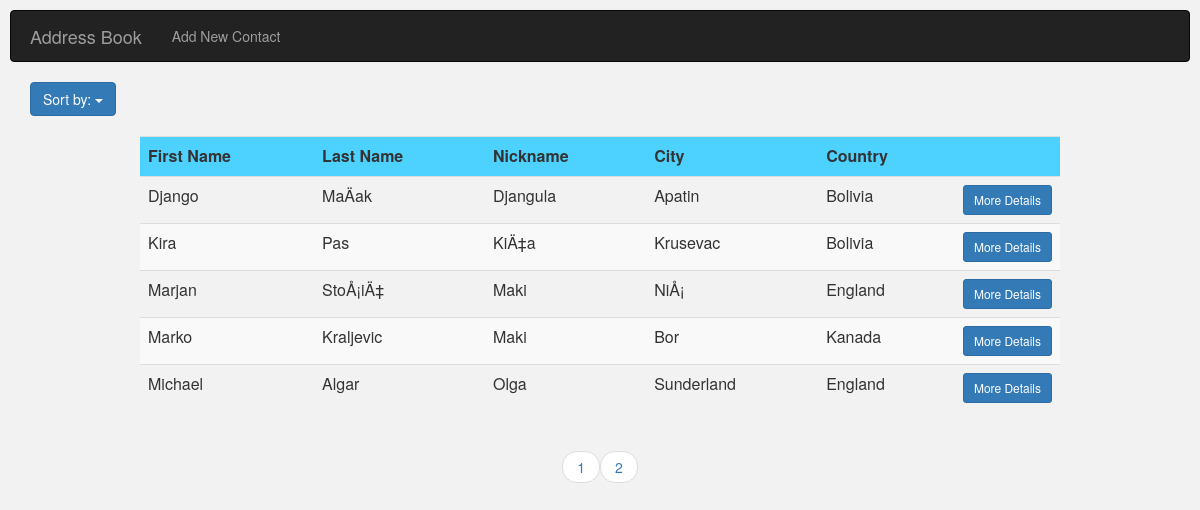
The page / on the database its author committed.
### tables this page shows
CREATE TABLE IF NOT EXISTS `person_details` (
  `id` int(11) NOT NULL AUTO_INCREMENT,
  `person_id` int(11) NOT NULL,
  `street` varchar(250) NOT NULL,
  `number` varchar(250) NOT NULL,
  `city` varchar(250) NOT NULL,
  `zip_code` varchar(250) NOT NULL,
  `country` varchar(250) NOT NULL,
  `email` varchar(250) NOT NULL,
  `phone_1` varchar(250) NOT NULL,
  `phone_2` varchar(250) NOT NULL,
  PRIMARY KEY (`id`),
  KEY `person_id` (`person_id`)
);

CREATE TABLE IF NOT EXISTS `person` (
  `id` int(11) NOT NULL AUTO_INCREMENT,
  `first_name` varchar(250) NOT NULL,
  `last_name` varchar(250) NOT NULL,
  `nickname` varchar(250) NOT NULL,
  PRIMARY KEY (`id`)
);

### index.php (the view, shortened to what this page needs)
<?php include("includes/connection.php"); ?>
<?php
    $per_page = 5;
    if(isset($_GET['page'])) {
      $page = $_GET['page'];
    } else {
      $page = 1;
    }
    $start_from = ($page - 1) * $per_page;
    $sql  = "SELECT * ";
    $sql .= "FROM person ";
    $sql .= "LEFT JOIN person_details ";
    $sql .= "ON person.id = person_details.person_id ";
    $sql .= "ORDER BY first_name ASC LIMIT $start_from, $per_page";
    $result = mysqli_query($connection, $sql);
?>
<?php include("includes/header.php"); ?>
    <div class="container">
        <div id="sort_button" class="row col-md-12" >
            <div id="sort_button_2" class="btn-group col-md-12 ">
              <button type="button" class="btn btn-primary dropdown-toggle" data-toggle="dropdown" aria-haspopup="true" aria-expanded="false">Sort by: <span class="caret"></span>
              </button>
              <br>
            </div>
        </div>
        <div class="row col-md-10 col-md-offset-1" >
            <table " class="table table-striped table-hover">
                <tr id="color">
                      <th>First Name</th>
                      <th>Last Name</th>
                      <th>Nickname</th>
                      <th>City</th>
                      <th>Country</th>
                      <th class="col-md-1"></th>
                </tr>
                <?php while ( $row = mysqli_fetch_array($result)) : ?>
                    <tr>
                        <td><?php echo $row['first_name']; ?></td>
                        <td><?php echo $row['last_name']; ?></td>
                        <td><?php echo $row['nickname']; ?></td>
                        <td><?php echo $row['city']; ?></td>
                        <td><?php echo $row['country']; ?></td>
                        <td><a class="btn btn-primary btn-sm" href="single_contact.php?id=<?php echo $row['person_id']; ?>">More Details</a></td>
                    </tr>
                <?php endwhile; ?>
            </table>
        </div>
    </div>
    <ul class="pager">
    <?php
      $sql_pagination  = "SELECT * ";
      $sql_pagination .= "FROM person ";
      $sql_pagination .= "LEFT JOIN person_details ";
      $sql_pagination .= "ON person.id = person_details.person_id";
      $result_pagination = mysqli_query($connection, $sql_pagination);
      $count = mysqli_num_rows($result_pagination);
      $total_pages = ceil($count / $per_page);
       for($i=1; $i<=$total_pages; $i++){
          echo '<li><a href="index.php?page=' . $i . '">' . $i . '</a></li>';
       }
    ?>
    </ul>
<?php include("includes/footer.php"); ?>

### includes/header.php (shortened to what this page needs)
<!DOCTYPE >
<html>
<head>
    <link href="css/bootstrap.min.css" rel="stylesheet">
    <link href="css/styles.css" rel="stylesheet">
</head>
<body>
    <nav id="nav_list" class="navbar navbar-inverse" role="navigation">
        <div class="container">
            <div class="navbar-header">
                <a class="navbar-brand" href="index.php">Address Book</a>
            </div>
            <div class="collapse navbar-collapse" id="bs-example-navbar-collapse-1">
                <ul class="nav navbar-nav">
                    <li>
                        <a href="add_contact.php">Add New Contact</a>
                    </li>
                </ul>
            </div>
        </div>
    </nav>

### includes/footer.php (shortened to what this page needs)
</body>
</html>

### css/styles.css (style rules this page uses)
body { padding: 10px 10px; background-color: #f2f2f2; }
#sort_button { padding-left: 0; padding-bottom: 20px; margin:auto; }
#sort_button_2 { margin-left: 0; padding-left: 0; }
#color { background-color: #4dd2ff; }

### rows shown on the page
person_details: person.first_name "Django", person.last_name "MaÄak", person.nickname "Djangula", city "Apatin", country "Bolivia"
person_details: person.first_name "Kira", person.last_name "Pas", person.nickname "KiÄ‡a", city "Krusevac", country "Bolivia"
person_details: person.first_name "Marjan", person.last_name "StoÅ¡iÄ‡", person.nickname "Maki", city "NiÅ¡", country "England"
person_details: person.first_name "Marko", person.last_name "Kraljevic", person.nickname "Maki", city "Bor", country "Kanada"
person_details: person.first_name "Michael", person.last_name "Algar", person.nickname "Olga", city "Sunderland", country "England"
